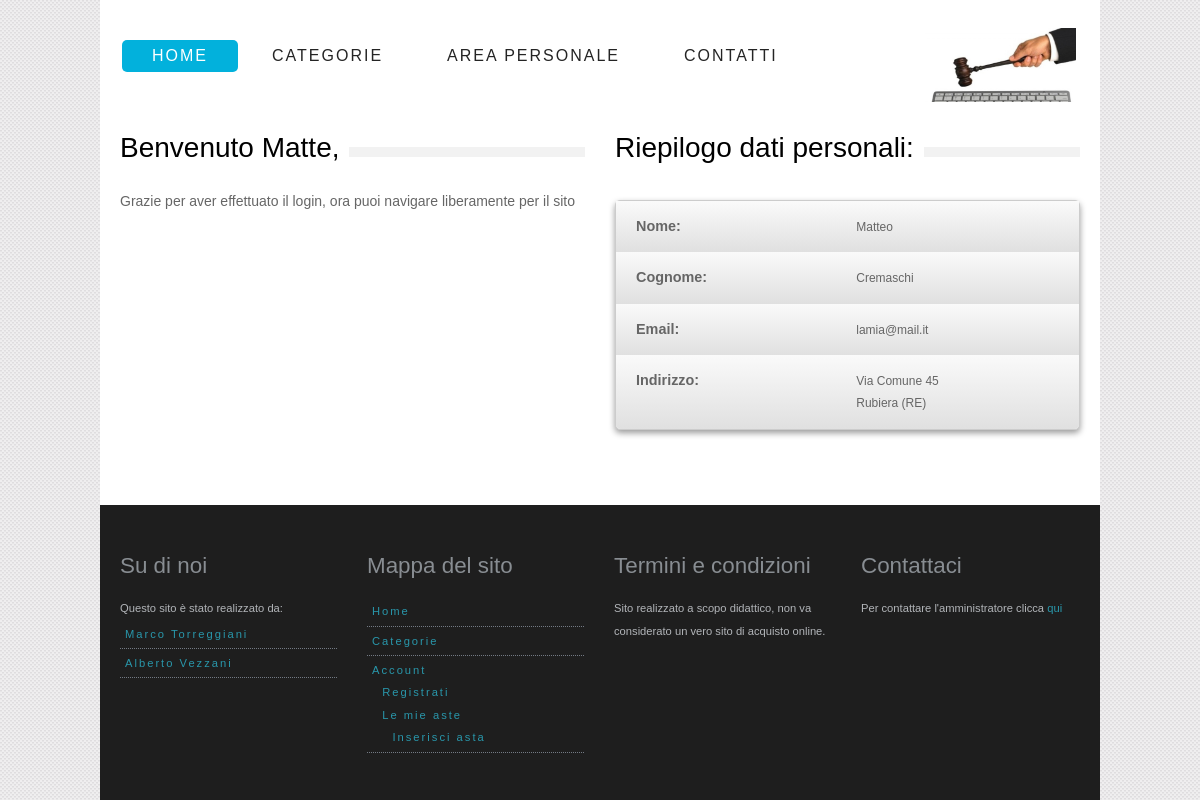
Screenshot of /account/ (signed in) with the database file from the repository.
### AsteOnLine/models.py (models this page shows)
class MyUser (AbstractUser):
    indirizzo=models.TextField(max_length=200)

### GestioneUtenti/views.py (the view)
@login_required(login_url='/account/login')
def portal_main_page(request):
    return render_to_response('GestioneUtenti/profilo.html',{'request':request})

### GestioneUtenti/templates/GestioneUtenti/profilo.html (shortened to what this page needs)
{% extends "GestioneUtenti/base.html" %}
{% block body %}
    <div class="one-half">
        <div class="heading_bg">
            <h2>Benvenuto {{ request.user.username|capfirst }},</h2>
            <p>Grazie per aver effettuato il login, ora puoi navigare liberamente per il sito</p>
        </div>
    </div>
    <div class="one-half last">
        <div class="heading_bg">
            <h2>Riepilogo dati personali:</h2>
            <table>
                <tr>
                    <td><strong>Nome:</strong></td>
                    <td>{{ request.user.first_name }}</td>
                </tr>
                <tr>
                    <td><strong>Cognome:</strong></td>
                    <td>{{ request.user.last_name }}</td>
                </tr>
                <tr>
                    <td><strong>Email:</strong></td>
                    <td>{{ request.user.email }}</td>
                </tr>
                <tr>
                    <td><strong>Indirizzo:</strong></td>
                    <td>{{ request.user.indirizzo|linebreaksbr }}</td>
                </tr>
            </table>
        </div>
    </div>
{% endblock %}

### GestioneUtenti/static/GestioneUtenti/css/style.css (style rules this page uses)
html,body,div,span,applet,object,iframe,h1,h2,h3,h4,h5,h6,p,blockquote,pre,a,abbr,acronym,address,big,cite,code,del,dfn,em,font,img,ins,kbd,q,s,samp,small,strike,strong,sub,sup,tt,var,dl,dt,dd,ol,ul,li,fieldset,form,label,legend,table,caption,tbody,tfoot,thead,tr,th,td { margin:0;padding:0;border:0;outline:0;font-weight:inherit;font-style:inherit;font-family:inherit;vertical-align:baseline }
table { border-collapse:separate;border-spacing:0 }
caption,th,td { text-align:left;font-weight:400 }
body { font-family: Arial, Helvetica, sans-serif; font-size: .875em; line-height: 1.6em; background: #fff url(../img/body_bg.png) fixed; color: #666; }
h1, h2, h3, h4 { font-family: "QuicksandBook", Arial, sans-serif }
h2, h3 { margin: 20px 0; color: #000; font-weight: normal; text-transform:normal }
h2 { font-size: 2em }
.heading_bg { background: url(../img/heading_bg.png) repeat-x 0 30px }
.heading_bg h1, .heading_bg h2, .heading_bg h3, .heading_bg h4 { background: #FFF; padding-right: 10px; display: inline-block }
p { padding: 10px 0; font-size: 1em; }
strong { font-weight: bold; font-size: 1.2em }
table { background:#eaeaea; font-family: Arial, Helvetica, sans-serif; width: 100%; font-size: 12px; margin:20px 0; border-collapse: separate; border:#ccc 1px solid; -moz-border-radius:5px; -webkit-border-radius:5px; border-radius:5px; -moz-box-shadow:0 3px 6px rgba(0, 0, 0, 0.4); box-shadow:0 3px 6px rgba(0, 0, 0, 0.4) }
table td { background-image: -moz-linear-gradient(top, #fafafa, #E0E0E0); background-image: -webkit-gradient(linear, 0% 0%, 0% 100%, from(#fafafa), to(#E0E0E0)); background-image: -webkit-linear-gradient(top, #fafafa, #E0E0E0); background-image: -ms-linear-gradient(top, #fafafa, #E0E0E0); background-image: -o-linear-gradient(top, #fafafa, #E0E0E0); filter: progid:DXImageTransform.Microsoft.gradient(startColorstr='#fafafa', endColorstr='#E0E0E0'); padding: 14px 20px }
table tr:last-child td:first-child { -moz-border-radius-bottomleft: 5px; -webkit-border-bottom-left-radius: 5px; border-bottom-left-radius: 5px }
table tr:last-child td:last-child { -moz-border-radius-bottomright: 5px; -webkit-border-bottom-right-radius:5px; border-bottom-right-radius: 5px }
.one, .one-half, .two-third, .one-third, .one-fourth, .one-fifth, .one-sixth ,.inner-content, .one-third-big { float:left; }
.one-half, .two-third, .one-third, .one-fourth, .one-fifth, .one-sixth, .inner-content,.one-third-big { margin-right: 30px; }
.one-half { width:465px; }
.last { margin-right: 0px!important; }

### rows the page displays
MyUser: user.username "Matte", user.first_name "Matteo", user.last_name "Cremaschi", user.email "lamia@mail.it", user.indirizzo "Via Comune 45 Rubiera (RE)"
